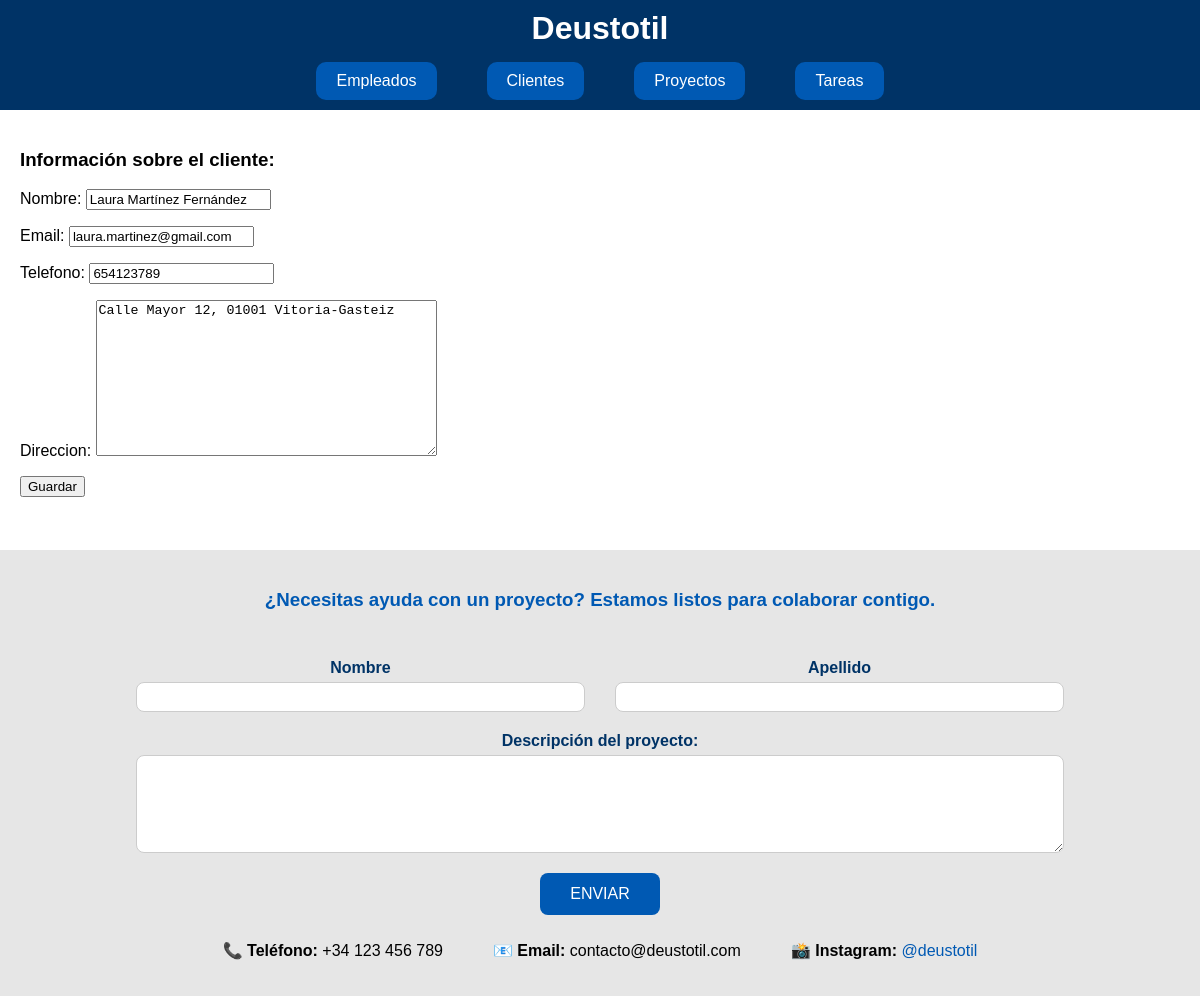
/deustotil/2/modificar_cliente (signed in), run on the app's committed database.
### appEmpresaDjango/models.py (models this page shows, shortened)
class Cliente(models.Model):
    nombre = models.CharField(max_length=100)
    email = models.EmailField()
    telefono = models.CharField(max_length=20)
    direccion = models.TextField()

### appEmpresaDjango/views.py (the view)
# urls.py: path('<int:pk>/modificar_cliente', views.UpdateClienteView.as_view(), name='modificar_cliente'),
class UpdateClienteView(LoginRequiredMixin, UpdateView):
    model = Cliente
    form_class = ClienteFormulario
    template_name = 'cliente_formulario.html'
    success_url = reverse_lazy('lista_cliente')
    login_url = '/login/'

### appEmpresaDjango/forms.py
class ClienteFormulario(forms.ModelForm):
    class Meta:
        model = Cliente
        fields = '__all__'

### appEmpresaDjango/templates/cliente_formulario.html (shortened to what this page needs)
{% extends "base.html" %}
{% block content %}
<section id="contenido">
    <h1>Información sobre el cliente:</h1>
    <form method="post">
        {{ form.as_p }}
        <input type="submit" value="Guardar">
    </form>
</section>
{% endblock %}

### data on the page
Cliente: nombre "Laura Martínez Fernández", email "laura.martinez@gmail.com", telefono "654123789", direccion "Calle Mayor 12, 01001 Vitoria-Gasteiz"
